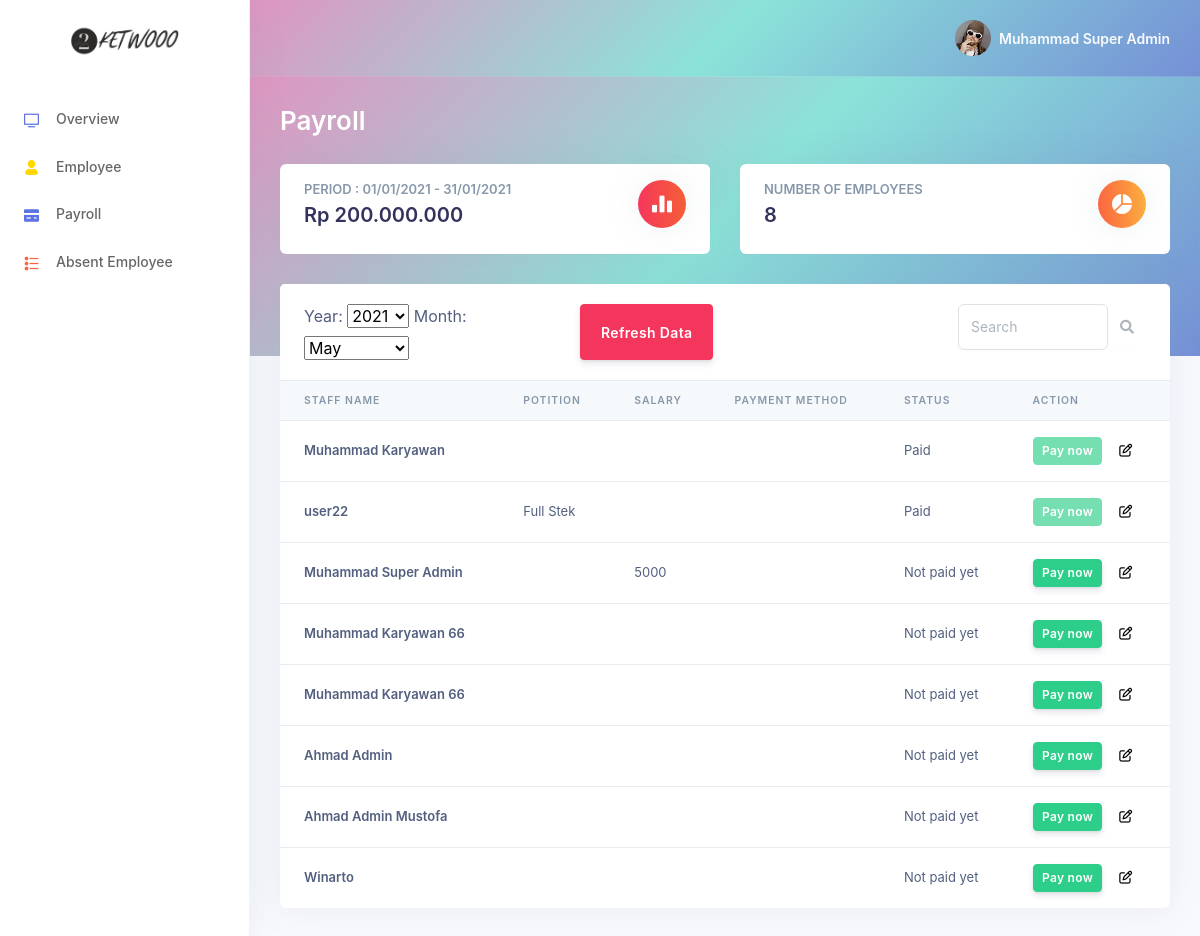
Before: /index.php?page=payroll (signed in) with the older database file.
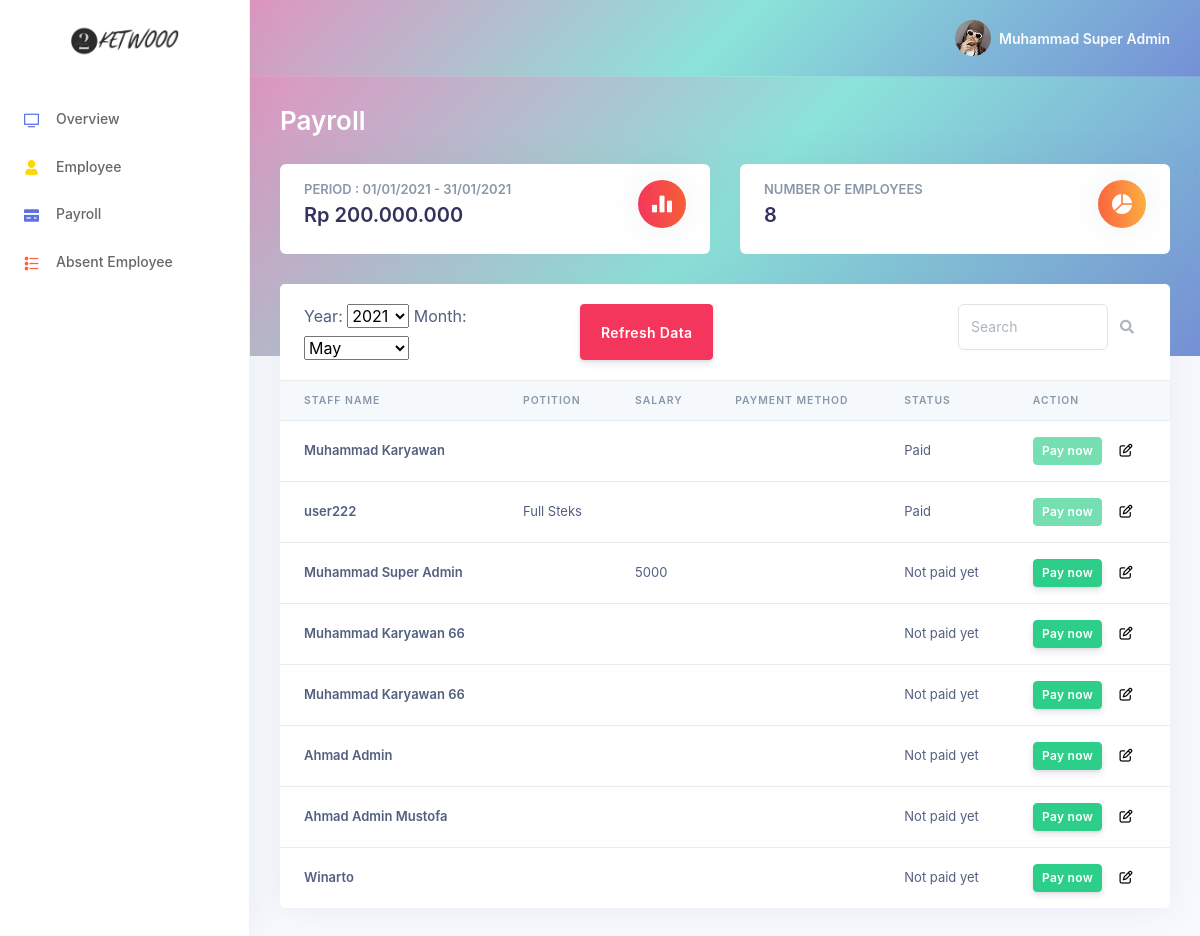
After: the same page with the newer database file.
### tables this page shows
CREATE TABLE `payroll` (
  `id_payroll` int(11) NOT NULL,
  `id_user` int(11) NOT NULL,
  `year_filter` enum('2020','2021') NOT NULL,
  `month_filter` enum('January','February','March','April','May','June','July','August','September','October','November','December') NOT NULL,
  `salary` int(11) DEFAULT NULL,
  `payment_method` enum('Bank Transfer','OVO','DANA','Gopay') DEFAULT NULL,
  `status_paid` tinyint(1) NOT NULL DEFAULT 0
);

CREATE TABLE `user` (
  `id_user` int(16) NOT NULL,
  `nama_user` varchar(64) NOT NULL,
  `email_user` varchar(64) NOT NULL,
  `password_user` varchar(64) NOT NULL,
  `level_user` enum('karyawan','admin_financial','admin_personalia','super_admin') NOT NULL,
  `jabatan` varchar(32) DEFAULT NULL,
  `join_date` date NOT NULL
);

### payroll.php (the view, shortened to what the changed rows need)
<?php
  include("system/connection.php");
?>
<div class="main-content" id="panel">
    <div class="container-fluid mt--6">
        <div class="row">
            <div class="col-xl-12">
                <div class="card">
                                    <?php
                                        $cur_year = date("Y");
                                        $selected_year = $_SESSION["yearpicker"]??$cur_year;
                                    ?>
                                    <?php
                                        $cur_month = $selected_month??date("M");
                                        $selected_month = $_SESSION["monthpicker"]??$cur_month;
                                    ?>
                    <div class="table-responsive">
                        <table class="table align-items-center table-flush">
                            <thead class="thead-light">
                                <tr>
                                    <th scope="col">Staff Name</th>
                                    <th scope="col">Potition</th>
                                    <th scope="col">Salary</th>
                                    <th scope="col">Payment Method</th>
                                    <th scope="col">Status</th>
                                    <th scope="col">Action</th>
                                </tr>
                            </thead>
                            <tbody>
                                <?php
                                    $select = mysqli_query($connection, "SELECT * FROM payroll INNER JOIN user ON payroll.id_user = user.id_user WHERE year_filter = '$selected_year' AND month_filter = '$selected_month'");
                                    while ($data = mysqli_fetch_array($select)) { ?>
                                <tr>
                                    <th scope="row"><?= $data['nama_user'] ?></th>
                                    <td><?= $data['jabatan'] ?></td>
                                    <td><?= $data['salary'] ?></td>
                                    <td><?= $data['payment_method'] ?></td>
                                    <td>
                                        <?php if($data['status_paid']){echo "Paid";}else{echo "Not paid yet ";} ?>
                                    </td>
                                    <td>
                                        <form action="" method="POST">
                                            <button type="submit" name="paynow" class="btn btn-success btn-sm" <?php if ($data['status_paid']){echo "disabled";} ?> >Pay now</button>
                                            <button type="button" name="" data-toggle="modal" data-target="#editpayroll<?= $data['id_user'] ?>" class="editprofile fa fa-edit"></button>
                                        </form>
                                    </td>
                                </tr>
                                <?php } ?>
                            </tbody>
                        </table>
                    </div>
                </div>
            </div>
        </div>
    </div>
</div>

Changed rows visible on the page:
changed through a linked row, payroll: id_user.nama_user "user22" → "user222"; id_user.jabatan "Full Stek" → "Full Steks"
